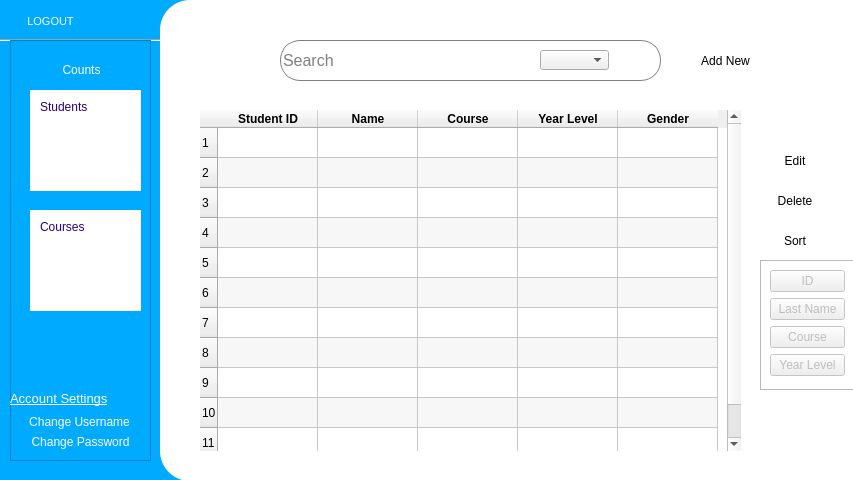
<?xml version="1.0" encoding="UTF-8"?>
<ui version="4.0">
 <class>MainWindow</class>
 <widget class="QMainWindow" name="MainWindow">
  <property name="enabled">
   <bool>true</bool>
  </property>
  <property name="geometry">
   <rect>
    <x>0</x>
    <y>0</y>
    <width>853</width>
    <height>480</height>
   </rect>
  </property>
  <property name="palette">
   <palette>
    <active>
     <colorrole role="Base">
      <brush brushstyle="SolidPattern">
       <color alpha="255">
        <red>255</red>
        <green>255</green>
        <blue>255</blue>
       </color>
      </brush>
     </colorrole>
     <colorrole role="Window">
      <brush brushstyle="SolidPattern">
       <color alpha="255">
        <red>0</red>
        <green>170</green>
        <blue>255</blue>
       </color>
      </brush>
     </colorrole>
    </active>
    <inactive>
     <colorrole role="Base">
      <brush brushstyle="SolidPattern">
       <color alpha="255">
        <red>255</red>
        <green>255</green>
        <blue>255</blue>
       </color>
      </brush>
     </colorrole>
     <colorrole role="Window">
      <brush brushstyle="SolidPattern">
       <color alpha="255">
        <red>0</red>
        <green>170</green>
        <blue>255</blue>
       </color>
      </brush>
     </colorrole>
    </inactive>
    <disabled>
     <colorrole role="Base">
      <brush brushstyle="SolidPattern">
       <color alpha="255">
        <red>0</red>
        <green>170</green>
        <blue>255</blue>
       </color>
      </brush>
     </colorrole>
     <colorrole role="Window">
      <brush brushstyle="SolidPattern">
       <color alpha="255">
        <red>0</red>
        <green>170</green>
        <blue>255</blue>
       </color>
      </brush>
     </colorrole>
    </disabled>
   </palette>
  </property>
  <property name="windowTitle">
   <string>Student Information System</string>
  </property>
  <property name="windowIcon">
   <iconset>
    <normaloff>images/main_icon.png</normaloff>images/main_icon.png</iconset>
  </property>
  <property name="styleSheet">
   <string notr="true"/>
  </property>
  <widget class="QWidget" name="centralwidget">
   <widget class="QFrame" name="mainFrame">
    <property name="geometry">
     <rect>
      <x>160</x>
      <y>0</y>
      <width>805</width>
      <height>481</height>
     </rect>
    </property>
    <property name="styleSheet">
     <string notr="true">#mainFrame{
background-color: white;
shadow: -30x 4px 4px rgba(0, 0, 0, 0.25);
border-radius: 30px;
}</string>
    </property>
    <property name="frameShape">
     <enum>QFrame::StyledPanel</enum>
    </property>
    <property name="frameShadow">
     <enum>QFrame::Raised</enum>
    </property>
    <widget class="QLabel" name="SSISlabel">
     <property name="geometry">
      <rect>
       <x>20</x>
       <y>33</y>
       <width>101</width>
       <height>61</height>
      </rect>
     </property>
     <property name="font">
      <font>
       <family>Perpetua</family>
       <pointsize>40</pointsize>
       <weight>50</weight>
       <bold>false</bold>
      </font>
     </property>
     <property name="toolTip">
      <string>Simple Student Information System</string>
     </property>
     <property name="toolTipDuration">
      <number>-2</number>
     </property>
     <property name="styleSheet">
      <string notr="true">#SSISlabel{
color: rgb(0, 136, 204)
}</string>
     </property>
     <property name="text">
      <string/>
     </property>
     <property name="pixmap">
      <pixmap>images/ssis_icon.png</pixmap>
     </property>
     <property name="scaledContents">
      <bool>true</bool>
     </property>
     <property name="alignment">
      <set>Qt::AlignHCenter|Qt::AlignTop</set>
     </property>
    </widget>
    <widget class="QLineEdit" name="lineEdit_searchkey">
     <property name="geometry">
      <rect>
       <x>120</x>
       <y>40</y>
       <width>381</width>
       <height>41</height>
      </rect>
     </property>
     <property name="baseSize">
      <size>
       <width>350</width>
       <height>0</height>
      </size>
     </property>
     <property name="font">
      <font>
       <pointsize>12</pointsize>
      </font>
     </property>
     <property name="styleSheet">
      <string notr="true">#lineEdit_searchkey{
border: 1px solid grey;
border-radius: 20px;
box-shadow: -4px 4px 4px 4px solid gray;
}</string>
     </property>
     <property name="inputMask">
      <string/>
     </property>
     <property name="text">
      <string/>
     </property>
     <property name="maxLength">
      <number>50</number>
     </property>
     <property name="frame">
      <bool>true</bool>
     </property>
     <property name="cursorPosition">
      <number>0</number>
     </property>
     <property name="placeholderText">
      <string>Search</string>
     </property>
     <property name="cursorMoveStyle">
      <enum>Qt::LogicalMoveStyle</enum>
     </property>
     <property name="clearButtonEnabled">
      <bool>false</bool>
     </property>
    </widget>
    <widget class="QScrollArea" name="scrollArea">
     <property name="geometry">
      <rect>
       <x>40</x>
       <y>110</y>
       <width>541</width>
       <height>341</height>
      </rect>
     </property>
     <property name="styleSheet">
      <string notr="true">#scrollArea{
border: 0px solid black;
background-color: TRANSPARENT;
}</string>
     </property>
     <property name="widgetResizable">
      <bool>true</bool>
     </property>
     <widget class="QWidget" name="scrollAreaWidgetContents">
      <property name="geometry">
       <rect>
        <x>0</x>
        <y>0</y>
        <width>541</width>
        <height>341</height>
       </rect>
      </property>
      <widget class="QTableWidget" name="tableWidget">
       <property name="geometry">
        <rect>
         <x>0</x>
         <y>0</y>
         <width>541</width>
         <height>341</height>
        </rect>
       </property>
       <property name="sizePolicy">
        <sizepolicy hsizetype="Expanding" vsizetype="Expanding">
         <horstretch>0</horstretch>
         <verstretch>0</verstretch>
        </sizepolicy>
       </property>
       <property name="minimumSize">
        <size>
         <width>0</width>
         <height>0</height>
        </size>
       </property>
       <property name="sizeIncrement">
        <size>
         <width>0</width>
         <height>0</height>
        </size>
       </property>
       <property name="baseSize">
        <size>
         <width>0</width>
         <height>0</height>
        </size>
       </property>
       <property name="font">
        <font>
         <kerning>true</kerning>
        </font>
       </property>
       <property name="tabletTracking">
        <bool>false</bool>
       </property>
       <property name="layoutDirection">
        <enum>Qt::LeftToRight</enum>
       </property>
       <property name="autoFillBackground">
        <bool>false</bool>
       </property>
       <property name="frameShape">
        <enum>QFrame::NoFrame</enum>
       </property>
       <property name="lineWidth">
        <number>0</number>
       </property>
       <property name="midLineWidth">
        <number>0</number>
       </property>
       <property name="sizeAdjustPolicy">
        <enum>QAbstractScrollArea::AdjustToContents</enum>
       </property>
       <property name="alternatingRowColors">
        <bool>true</bool>
       </property>
       <property name="selectionMode">
        <enum>QAbstractItemView::SingleSelection</enum>
       </property>
       <property name="selectionBehavior">
        <enum>QAbstractItemView::SelectRows</enum>
       </property>
       <property name="textElideMode">
        <enum>Qt::ElideNone</enum>
       </property>
       <property name="verticalScrollMode">
        <enum>QAbstractItemView::ScrollPerPixel</enum>
       </property>
       <property name="horizontalScrollMode">
        <enum>QAbstractItemView::ScrollPerPixel</enum>
       </property>
       <property name="showGrid">
        <bool>true</bool>
       </property>
       <property name="gridStyle">
        <enum>Qt::SolidLine</enum>
       </property>
       <property name="sortingEnabled">
        <bool>false</bool>
       </property>
       <property name="cornerButtonEnabled">
        <bool>true</bool>
       </property>
       <property name="rowCount">
        <number>12</number>
       </property>
       <property name="columnCount">
        <number>5</number>
       </property>
       <attribute name="horizontalHeaderMinimumSectionSize">
        <number>45</number>
       </attribute>
       <attribute name="horizontalHeaderStretchLastSection">
        <bool>false</bool>
       </attribute>
       <row/>
       <row/>
       <row/>
       <row/>
       <row/>
       <row/>
       <row/>
       <row/>
       <row/>
       <row/>
       <row/>
       <row/>
       <column>
        <property name="text">
         <string>Student ID</string>
        </property>
        <property name="font">
         <font>
          <weight>75</weight>
          <bold>true</bold>
         </font>
        </property>
        <property name="background">
         <color>
          <red>255</red>
          <green>255</green>
          <blue>255</blue>
         </color>
        </property>
       </column>
       <column>
        <property name="text">
         <string>Name</string>
        </property>
        <property name="font">
         <font>
          <weight>75</weight>
          <bold>true</bold>
         </font>
        </property>
       </column>
       <column>
        <property name="text">
         <string>Course</string>
        </property>
        <property name="font">
         <font>
          <weight>75</weight>
          <bold>true</bold>
         </font>
        </property>
       </column>
       <column>
        <property name="text">
         <string>Year Level</string>
        </property>
        <property name="font">
         <font>
          <weight>75</weight>
          <bold>true</bold>
         </font>
        </property>
       </column>
       <column>
        <property name="text">
         <string>Gender</string>
        </property>
        <property name="font">
         <font>
          <weight>75</weight>
          <bold>true</bold>
         </font>
        </property>
       </column>
       <item row="0" column="0">
        <property name="text">
         <string/>
        </property>
       </item>
       <item row="0" column="1">
        <property name="text">
         <string/>
        </property>
       </item>
       <item row="0" column="2">
        <property name="text">
         <string/>
        </property>
       </item>
      </widget>
     </widget>
    </widget>
    <widget class="QPushButton" name="pushButton_search">
     <property name="geometry">
      <rect>
       <x>455</x>
       <y>40</y>
       <width>41</width>
       <height>41</height>
      </rect>
     </property>
     <property name="cursor">
      <cursorShape>PointingHandCursor</cursorShape>
     </property>
     <property name="toolTip">
      <string>&lt;html&gt;&lt;head/&gt;&lt;body&gt;&lt;p&gt;Search&lt;/p&gt;&lt;/body&gt;&lt;/html&gt;</string>
     </property>
     <property name="text">
      <string/>
     </property>
     <property name="icon">
      <iconset>
       <normaloff>images/search_icon.png</normaloff>images/search_icon.png</iconset>
     </property>
     <property name="iconSize">
      <size>
       <width>25</width>
       <height>25</height>
      </size>
     </property>
     <property name="flat">
      <bool>true</bool>
     </property>
    </widget>
    <widget class="QPushButton" name="pushButton_addNew">
     <property name="geometry">
      <rect>
       <x>510</x>
       <y>40</y>
       <width>111</width>
       <height>41</height>
      </rect>
     </property>
     <property name="cursor">
      <cursorShape>PointingHandCursor</cursorShape>
     </property>
     <property name="styleSheet">
      <string notr="true">#pushButton_addNew{
border: 0px;
}</string>
     </property>
     <property name="text">
      <string>Add New</string>
     </property>
     <property name="icon">
      <iconset>
       <normaloff>images/add_icon.png</normaloff>images/add_icon.png</iconset>
     </property>
     <property name="iconSize">
      <size>
       <width>25</width>
       <height>25</height>
      </size>
     </property>
     <property name="flat">
      <bool>true</bool>
     </property>
    </widget>
    <widget class="QComboBox" name="comboBox">
     <property name="geometry">
      <rect>
       <x>380</x>
       <y>50</y>
       <width>69</width>
       <height>20</height>
      </rect>
     </property>
     <property name="editable">
      <bool>false</bool>
     </property>
     <property name="currentText">
      <string/>
     </property>
     <property name="minimumContentsLength">
      <number>0</number>
     </property>
    </widget>
    <widget class="QPushButton" name="pushButton_delete">
     <property name="geometry">
      <rect>
       <x>585</x>
       <y>180</y>
       <width>100</width>
       <height>41</height>
      </rect>
     </property>
     <property name="cursor">
      <cursorShape>PointingHandCursor</cursorShape>
     </property>
     <property name="styleSheet">
      <string notr="true">#pushButton_addNew{
border: 0px;
}</string>
     </property>
     <property name="text">
      <string>Delete</string>
     </property>
     <property name="icon">
      <iconset>
       <normaloff>images/delete_icon.png</normaloff>images/delete_icon.png</iconset>
     </property>
     <property name="iconSize">
      <size>
       <width>25</width>
       <height>25</height>
      </size>
     </property>
     <property name="flat">
      <bool>true</bool>
     </property>
    </widget>
    <widget class="QPushButton" name="pushButton_delete_2">
     <property name="geometry">
      <rect>
       <x>585</x>
       <y>140</y>
       <width>100</width>
       <height>41</height>
      </rect>
     </property>
     <property name="cursor">
      <cursorShape>PointingHandCursor</cursorShape>
     </property>
     <property name="styleSheet">
      <string notr="true">#pushButton_addNew{
border: 0px;
}</string>
     </property>
     <property name="text">
      <string>Edit</string>
     </property>
     <property name="icon">
      <iconset>
       <normaloff>images/edit_icon.png</normaloff>images/edit_icon.png</iconset>
     </property>
     <property name="iconSize">
      <size>
       <width>25</width>
       <height>25</height>
      </size>
     </property>
     <property name="flat">
      <bool>true</bool>
     </property>
    </widget>
    <widget class="QPushButton" name="pushButton_sort">
     <property name="geometry">
      <rect>
       <x>585</x>
       <y>220</y>
       <width>100</width>
       <height>41</height>
      </rect>
     </property>
     <property name="cursor">
      <cursorShape>PointingHandCursor</cursorShape>
     </property>
     <property name="styleSheet">
      <string notr="true">#pushButton_addNew{
border: 0px;
}</string>
     </property>
     <property name="text">
      <string>Sort</string>
     </property>
     <property name="icon">
      <iconset>
       <normaloff>images/sort_icon.png</normaloff>images/sort_icon.png</iconset>
     </property>
     <property name="iconSize">
      <size>
       <width>30</width>
       <height>30</height>
      </size>
     </property>
     <property name="flat">
      <bool>true</bool>
     </property>
    </widget>
    <widget class="QFrame" name="sortLayout">
     <property name="enabled">
      <bool>false</bool>
     </property>
     <property name="geometry">
      <rect>
       <x>600</x>
       <y>260</y>
       <width>95</width>
       <height>130</height>
      </rect>
     </property>
     <property name="cursor">
      <cursorShape>PointingHandCursor</cursorShape>
     </property>
     <property name="frameShape">
      <enum>QFrame::StyledPanel</enum>
     </property>
     <property name="frameShadow">
      <enum>QFrame::Raised</enum>
     </property>
     <layout class="QVBoxLayout" name="verticalLayout">
      <item>
       <widget class="QPushButton" name="id">
        <property name="text">
         <string>ID</string>
        </property>
       </widget>
      </item>
      <item>
       <widget class="QPushButton" name="lastname">
        <property name="text">
         <string>Last Name</string>
        </property>
       </widget>
      </item>
      <item>
       <widget class="QPushButton" name="course">
        <property name="text">
         <string>Course</string>
        </property>
       </widget>
      </item>
      <item>
       <widget class="QPushButton" name="yearlevel">
        <property name="text">
         <string>Year Level</string>
        </property>
       </widget>
      </item>
     </layout>
    </widget>
   </widget>
   <widget class="QFrame" name="frame">
    <property name="geometry">
     <rect>
      <x>10</x>
      <y>40</y>
      <width>141</width>
      <height>421</height>
     </rect>
    </property>
    <property name="frameShape">
     <enum>QFrame::StyledPanel</enum>
    </property>
    <property name="frameShadow">
     <enum>QFrame::Raised</enum>
    </property>
    <widget class="QLabel" name="label_account">
     <property name="geometry">
      <rect>
       <x>0</x>
       <y>350</y>
       <width>111</width>
       <height>16</height>
      </rect>
     </property>
     <property name="palette">
      <palette>
       <active>
        <colorrole role="WindowText">
         <brush brushstyle="SolidPattern">
          <color alpha="255">
           <red>255</red>
           <green>255</green>
           <blue>255</blue>
          </color>
         </brush>
        </colorrole>
        <colorrole role="Text">
         <brush brushstyle="SolidPattern">
          <color alpha="255">
           <red>255</red>
           <green>255</green>
           <blue>255</blue>
          </color>
         </brush>
        </colorrole>
        <colorrole role="ButtonText">
         <brush brushstyle="SolidPattern">
          <color alpha="255">
           <red>255</red>
           <green>255</green>
           <blue>255</blue>
          </color>
         </brush>
        </colorrole>
       </active>
       <inactive>
        <colorrole role="WindowText">
         <brush brushstyle="SolidPattern">
          <color alpha="255">
           <red>255</red>
           <green>255</green>
           <blue>255</blue>
          </color>
         </brush>
        </colorrole>
        <colorrole role="Text">
         <brush brushstyle="SolidPattern">
          <color alpha="255">
           <red>255</red>
           <green>255</green>
           <blue>255</blue>
          </color>
         </brush>
        </colorrole>
        <colorrole role="ButtonText">
         <brush brushstyle="SolidPattern">
          <color alpha="255">
           <red>255</red>
           <green>255</green>
           <blue>255</blue>
          </color>
         </brush>
        </colorrole>
       </inactive>
       <disabled>
        <colorrole role="WindowText">
         <brush brushstyle="SolidPattern">
          <color alpha="255">
           <red>255</red>
           <green>255</green>
           <blue>255</blue>
          </color>
         </brush>
        </colorrole>
        <colorrole role="Text">
         <brush brushstyle="SolidPattern">
          <color alpha="255">
           <red>255</red>
           <green>255</green>
           <blue>255</blue>
          </color>
         </brush>
        </colorrole>
        <colorrole role="ButtonText">
         <brush brushstyle="SolidPattern">
          <color alpha="255">
           <red>255</red>
           <green>255</green>
           <blue>255</blue>
          </color>
         </brush>
        </colorrole>
       </disabled>
      </palette>
     </property>
     <property name="font">
      <font>
       <pointsize>10</pointsize>
       <weight>9</weight>
       <italic>false</italic>
       <bold>false</bold>
       <underline>true</underline>
      </font>
     </property>
     <property name="styleSheet">
      <string notr="true">#label_account{
font: 75 10pt &quot;MS Shell Dlg 2&quot;;
	text-decoration: underline;
	text-decoration: underline;
color: white;

}</string>
     </property>
     <property name="text">
      <string>Account Settings</string>
     </property>
    </widget>
    <widget class="QPushButton" name="pushButton_changeUsername">
     <property name="geometry">
      <rect>
       <x>4</x>
       <y>370</y>
       <width>131</width>
       <height>23</height>
      </rect>
     </property>
     <property name="styleSheet">
      <string notr="true">#pushButton_changeUsername {
color: white;
}</string>
     </property>
     <property name="text">
      <string>Change Username</string>
     </property>
     <property name="flat">
      <bool>true</bool>
     </property>
    </widget>
    <widget class="QPushButton" name="pushButton_changePassword">
     <property name="geometry">
      <rect>
       <x>0</x>
       <y>390</y>
       <width>141</width>
       <height>23</height>
      </rect>
     </property>
     <property name="styleSheet">
      <string notr="true">#pushButton_changePassword {
color: white;
}</string>
     </property>
     <property name="text">
      <string>Change Password</string>
     </property>
     <property name="flat">
      <bool>true</bool>
     </property>
    </widget>
    <widget class="QLabel" name="label_count">
     <property name="geometry">
      <rect>
       <x>6</x>
       <y>20</y>
       <width>131</width>
       <height>20</height>
      </rect>
     </property>
     <property name="styleSheet">
      <string notr="true">#label_count{
color: white;
font: 75 14pt &quot;Perpetua&quot;;
}</string>
     </property>
     <property name="text">
      <string>Counts</string>
     </property>
     <property name="alignment">
      <set>Qt::AlignCenter</set>
     </property>
    </widget>
    <widget class="QGraphicsView" name="graphicsView_students">
     <property name="geometry">
      <rect>
       <x>20</x>
       <y>50</y>
       <width>111</width>
       <height>101</height>
      </rect>
     </property>
     <property name="styleSheet">
      <string notr="true">#graphicsView_students{
border: 2px;
border-radius: 20px;
}</string>
     </property>
    </widget>
    <widget class="QLabel" name="label_students">
     <property name="geometry">
      <rect>
       <x>30</x>
       <y>60</y>
       <width>47</width>
       <height>13</height>
      </rect>
     </property>
     <property name="styleSheet">
      <string notr="true">#label_students {
color:rgb(42, 0, 127);
}</string>
     </property>
     <property name="text">
      <string>Students</string>
     </property>
    </widget>
    <widget class="QGraphicsView" name="graphicsView_courses">
     <property name="geometry">
      <rect>
       <x>20</x>
       <y>170</y>
       <width>111</width>
       <height>101</height>
      </rect>
     </property>
     <property name="styleSheet">
      <string notr="true">#graphicsView_courses{
border: 2px;
border-radius: 20px;
}</string>
     </property>
    </widget>
    <widget class="QLabel" name="label_courses">
     <property name="geometry">
      <rect>
       <x>30</x>
       <y>180</y>
       <width>47</width>
       <height>13</height>
      </rect>
     </property>
     <property name="styleSheet">
      <string notr="true">#label_courses {
color:rgb(42, 0, 127);
}</string>
     </property>
     <property name="text">
      <string>Courses</string>
     </property>
    </widget>
   </widget>
   <widget class="QPushButton" name="pushButton_LOGOUT">
    <property name="geometry">
     <rect>
      <x>10</x>
      <y>10</y>
      <width>81</width>
      <height>23</height>
     </rect>
    </property>
    <property name="font">
     <font>
      <family>MS Shell Dlg 2</family>
      <pointsize>8</pointsize>
      <weight>9</weight>
      <italic>false</italic>
      <bold>false</bold>
     </font>
    </property>
    <property name="cursor">
     <cursorShape>PointingHandCursor</cursorShape>
    </property>
    <property name="styleSheet">
     <string notr="true">#pushButton_LOGOUT{
font: 75 8pt &quot;MS Shell Dlg 2&quot;;
color: white;
}</string>
    </property>
    <property name="text">
     <string>LOGOUT</string>
    </property>
    <property name="icon">
     <iconset>
      <normaloff>images/exit_icon.png</normaloff>images/exit_icon.png</iconset>
    </property>
    <property name="flat">
     <bool>true</bool>
    </property>
   </widget>
   <widget class="Line" name="line">
    <property name="geometry">
     <rect>
      <x>0</x>
      <y>30</y>
      <width>161</width>
      <height>20</height>
     </rect>
    </property>
    <property name="orientation">
     <enum>Qt::Horizontal</enum>
    </property>
   </widget>
   <zorder>line</zorder>
   <zorder>mainFrame</zorder>
   <zorder>frame</zorder>
   <zorder>pushButton_LOGOUT</zorder>
  </widget>
 </widget>
 <resources/>
 <connections>
  <connection>
   <sender>pushButton_sort</sender>
   <signal>clicked(bool)</signal>
   <receiver>sortLayout</receiver>
   <slot>setDisabled(bool)</slot>
   <hints>
    <hint type="sourcelabel">
     <x>794</x>
     <y>244</y>
    </hint>
    <hint type="destinationlabel">
     <x>808</x>
     <y>269</y>
    </hint>
   </hints>
  </connection>
  <connection>
   <sender>pushButton_LOGOUT</sender>
   <signal>clicked()</signal>
   <receiver>MainWindow</receiver>
   <slot>close()</slot>
   <hints>
    <hint type="sourcelabel">
     <x>63</x>
     <y>17</y>
    </hint>
    <hint type="destinationlabel">
     <x>77</x>
     <y>7</y>
    </hint>
   </hints>
  </connection>
 </connections>
</ui>
